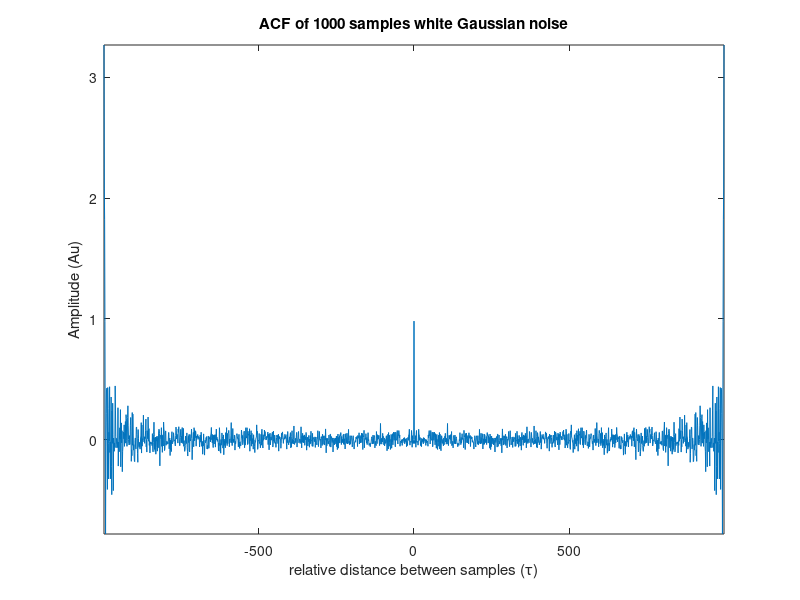
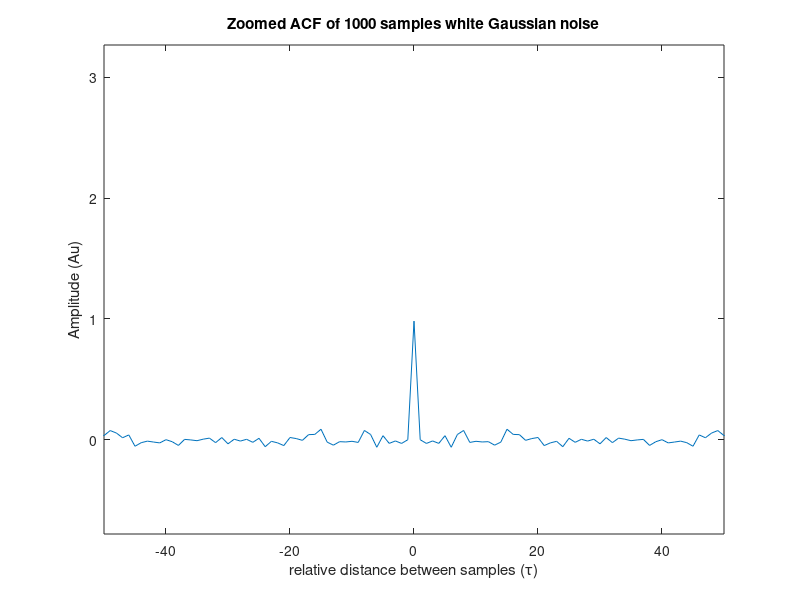
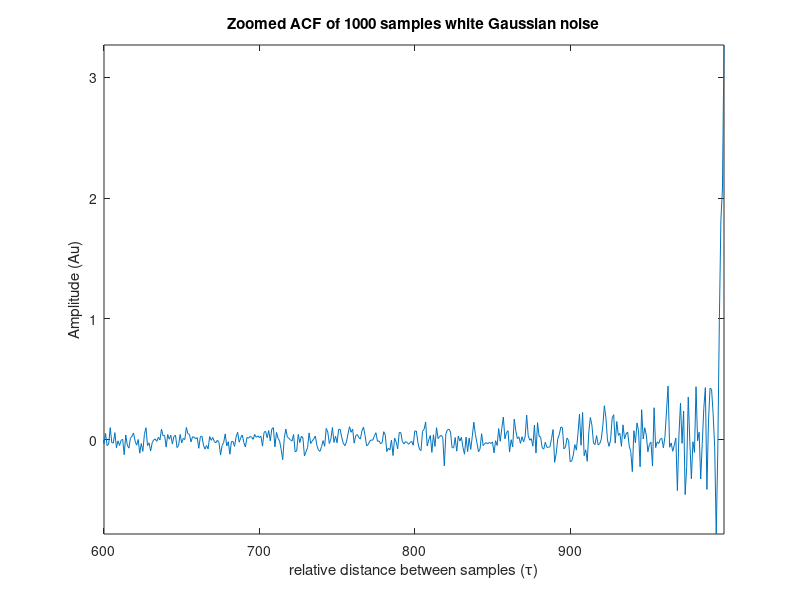
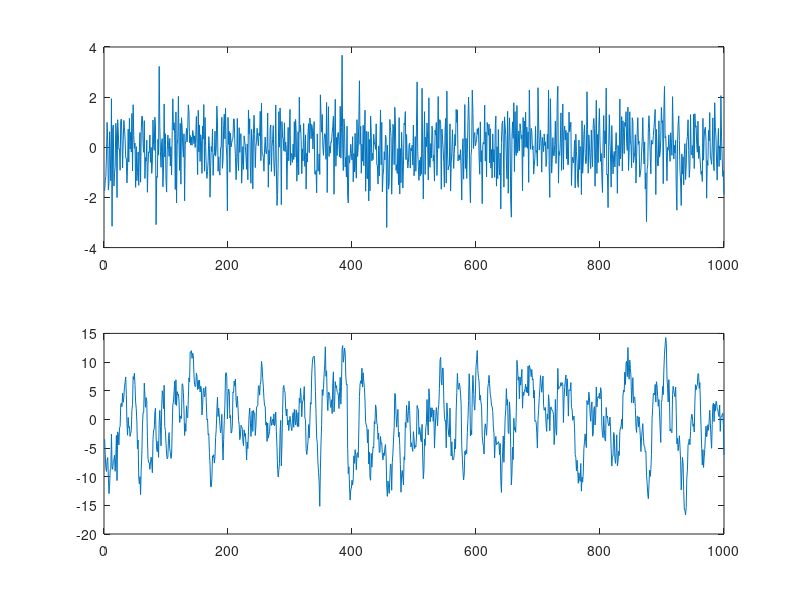

Write MATLAB code to recreate these figures, in order.
%% Noise set up
clear all
wnoise = randn(1, 1000);

[acf, lags] = xcorr(wnoise, 'unbiased');

%% Part 1
plot(lags, acf);
title('ACF of 1000 samples white Gaussian noise')
ylabel('Amplitude (Au)')
xlabel('relative distance between samples ({\tau})')
axis([-999 999 -inf inf])
%stem(lags, acf);

%% Part 2
figure()
plot(lags, acf);
title('Zoomed ACF of 1000 samples white Gaussian noise')
ylabel('Amplitude (Au)')
xlabel('relative distance between samples ({\tau})')
axis([-50 50 -inf inf])

figure()
plot(lags, acf);
title('Zoomed ACF of 1000 samples white Gaussian noise')
ylabel('Amplitude (Au)')
xlabel('relative distance between samples ({\tau})')
axis([600 inf -inf inf])

%% Part 4
filtered_wnoise = filter(2*ones(9,1), [1], wnoise);

%% Part 4 plot filtered noise
figure()
subplot(2, 1, 1)
plot(1:1000, wnoise)
subplot(2, 1, 2)
plot(1:1000, filtered_wnoise)

%% Part 4 plot filtered noise ACF
[f_acf, f_lags] = xcorr(filtered_wnoise, 'unbiased');
figure()
stem(f_lags, f_acf);
title('Autocorrelation function of filtered white Gaussian noise')
ylabel('Amplitude (Au)')
xlabel('relative distance between samples ({\tau})')
axis([-20 20 -inf inf])
% xlim([-20 20])

